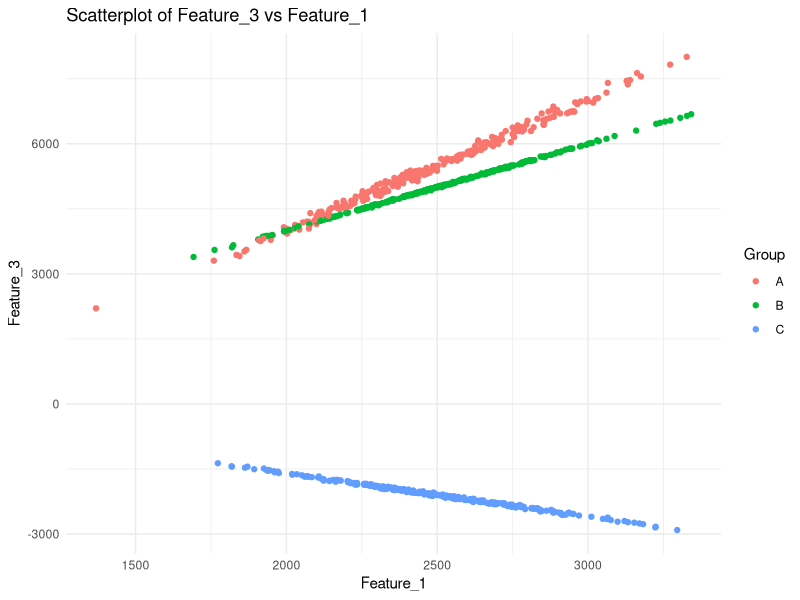

Source code (R):
## ---- chunk 1
# Load necessary libraries
library(dplyr)

# Set seed for reproducibility
set.seed(45)

# Number of samples
num_samples <- 800

# Create ID feature
IDs <- sprintf("ID%03d", seq_len(num_samples))

# Create Group feature
Groups <- sample(c("A", "B", "C"), num_samples, replace = TRUE)

# Create Feature_1
mean_value <- 2500
standard_deviation <- (2800 - 2200) / (2 * qnorm(0.8415))  # Ensures 66% within one standard deviation
Feature_1 <- rnorm(800, mean = mean_value, sd = standard_deviation)

# Create Feature_2
Feature_2 <- rnorm(num_samples, mean = 400, sd = 15)

# Create Feature_3 based on Group feature
Feature_3 <- case_when(
  Groups == "A" ~ 3 * Feature_1 - 5 * Feature_2,
  Groups == "B" ~ 2 * Feature_1,
  Groups == "C" ~ -Feature_1 + Feature_2
)

# Add random noise to Feature_3
Feature_3 <- Feature_3 + rnorm(num_samples, mean = 0, sd = 12)


## ---- chunk 2

library(ggplot2)  # for plotting

set.seed(45)

1.1 
# Create a data frame
fake_data <- data.frame(ID = IDs, Group = Groups, Feature_1, Feature_2, Feature_3)

1.2
# a. Expected number of samples where Feature_1 is greater than 3000
expected_prob <- 1 - pnorm(3000, mean = 2500, sd = 150)
expected_samples <- expected_prob * num_samples

# b. Actual number of samples where Feature_1 is greater than 3000
actual_samples <- sum(fake_data$Feature_1 > 3000)

# c. Grouping by Group field and computing mean and standard deviation of Feature_3
grouped_stats <- fake_data %>%
  group_by(Group) %>%
  summarize(
    mean_Feature_3 = mean(Feature_3),
    sd_Feature_3 = sd(Feature_3)
  )

# Display results
cat("a. Expected number of samples where Feature_1 is greater than 3000:", (expected_samples), "\n")
cat("b. Actual number of samples where Feature_1 is greater than 3000:", actual_samples, "\n")
cat("c. Grouped stats for Feature_3:\n")
print(grouped_stats)


## ---- chunk 3
1.3
# Scatterplot of Feature_3 vs Feature_1
ggplot(fake_data, aes(x = Feature_1, y = Feature_3, color = Group)) +
  geom_point() +
  labs(title = "Scatterplot of Feature_3 vs Feature_1", x = "Feature_1", y = "Feature_3") +
  theme_minimal()
## ---- chunk 4

1.4 # Save the dataset to a CSV file
write.csv(fake_data, "fake_data.csv", row.names = FALSE)

# Display the first few rows of the dataset
head(fake_data)

